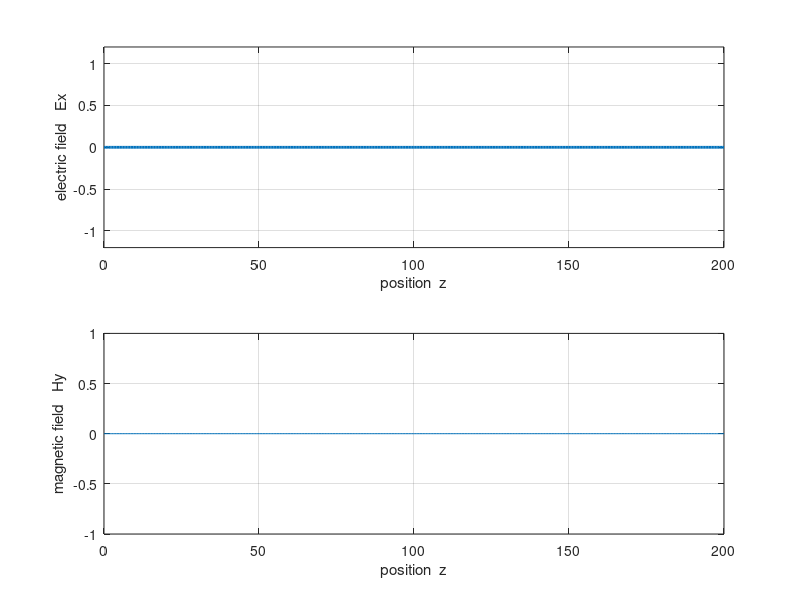

Reproduce this figure in MATLAB. (Note: this script raises an error after producing the figure.)
%empulse02.m
%b01/mat/em
%11 sep 01

%FDTD simulation of a pulse in free space
%A Gaussian pulse originates in the centre and travels outwards in z direction
%electric field Ex
%magnetic field Hy
%absorbing boundary conditions

tic
close all
clear all
clc

ag_name = 'ag_empulse01a.gif';   % file name for animated gif
delay = 0.1;                   % A scalar value 0 to 655 (inclusive), which 
                             % specifies the delay in seconds before
                             % displaying the next imag

% Define z axis   --------------------------------------------------
zmin = 0;
zmax = 200;
nz = 400;
dz = (zmax - zmin)/(nz-1);
z = zmin : dz : zmax;

% Define time t    ------------------------------------------------
nt = 220;    %number of time steps

% Initialise arrays    ----------------------------------------------
E = zeros(nz,1);
H = zeros(nz,1);

% Gaussian pulse   ---------------------------------------------------
%zc = zmax/2;   %z position of pulse centre 
zc = nz/2;
s = 12;       %width of pulse
A = 1;        %pulse height
to = 40;

% Graphics ------------------------------------------------------------
figure(1)
subplot(2,1,1);
plot(z,E,'LineWidth',2);
xlabel('position  z')
ylabel('electric field   Ex');
set(gca,'Ylim',[-1.2 1.2]);
grid on

subplot(2,1,2);
plot(z,H);
xlabel('position  z')    
ylabel('magnetic field   Hy');
grid on

% Setup for saving images (im) 
Nt = nt/10;
f = getframe(gcf);
[im,map] = rgb2ind(f.cdata,256,'nodither');  %RGB to indexed images
im(1,1,1,Nt) = 0;

% Gaussian pulse
Ep = zeros(1,nt); step = zeros(1,nt);
for ct = 1 : nt
Ep(ct) = A*exp(-0.5*((to-ct)/s)^2);
step(ct) = ct;

end
figure(2);
plot(step,Ep,'linewidth',2);
xlabel('time step');
ylabel('E_x(at source point)');
title('Hard Source');


% Calculations   ---------------------------------------------------------
c = 1;
for ct = 1 : nt
   for cz = 2 : nz-1
      E(cz) = E(cz) + 0.5*(H(cz-1)-H(cz));
      pulse = A*exp(-0.5*((to-ct)/s)^2);
      if pulse > 0.02, E(zc) = pulse; end;
   end   % for cz
   
   for cz = 2 : nz-1
      H(cz) = H(cz) + 0.5*(E(cz) - E(cz+1));
   end   % for cz
   
   
  if mod(ct,10) == 0;
  figure(1)
  subplot(2,1,1)
  plot(z,E,'color',[0 0 1],'LineWidth',2);
  set(gca,'Ylim',[-1.2 1.2]);
  xlabel('position  z (m)')
  ylabel('electric field   Ex');
  titleString = ['time step   ',num2str(ct)]; 
  title(titleString);
  
  subplot(2,1,2);
  plot(z,H,'color',[1 0 0],'lineWidth',2);
  set(gca,'Ylim',[-1.2 1.2]);
  xlabel('position  z (m)')    
  ylabel('magnetic field   Hy');

  pause(0.1);
  drawnow;
  f = getframe(gcf);
  im(:,:,1,c) = rgb2ind(f.cdata,map,'nodither');
  c = c+1;
  end   %if

end   % for ct   

%  SAVE ANIMATED GIF ======================================================
% im - images to be saved
% map - color map for images
% ag_name - file name for animated gif
% DelayTime - time delay in seconds between viewing images
% LoopCount - animated gif will continuously

%imwrite(im,map,ag_name,'DelayTime',delay,'LoopCount',inf);

toc
